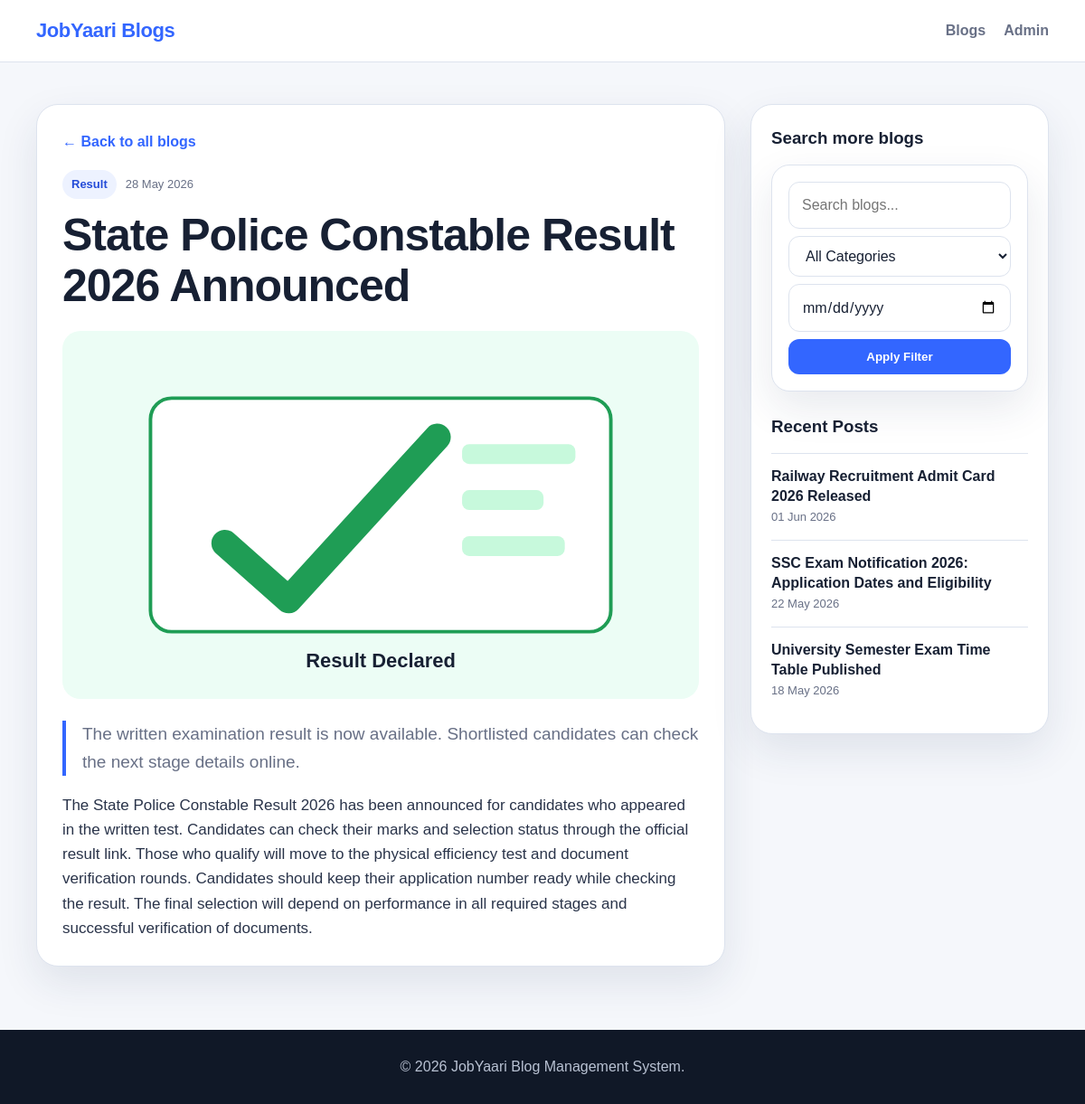
/blog.php?id=2, run on the app's committed database.
### tables this page shows
CREATE TABLE blogs (
    id INT AUTO_INCREMENT PRIMARY KEY,
    title VARCHAR(255) NOT NULL,
    short_description TEXT NULL,
    content LONGTEXT NOT NULL,
    category VARCHAR(100) NOT NULL,
    image_path VARCHAR(255) NULL,
    published_date DATE NOT NULL,
    created_at TIMESTAMP DEFAULT CURRENT_TIMESTAMP,
    updated_at TIMESTAMP DEFAULT CURRENT_TIMESTAMP ON UPDATE CURRENT_TIMESTAMP
);

### config/database.php (called while the page is built, shortened)
<?php
function e($value) {
    return htmlspecialchars((string) $value, ENT_QUOTES, 'UTF-8');
}

### blog.php (the view, shortened to what this page needs)
<?php
require_once __DIR__ . '/config/database.php';
$id = isset($_GET['id']) ? (int) $_GET['id'] : 0;
$stmt = $pdo->prepare("SELECT * FROM blogs WHERE id = :id LIMIT 1");
$stmt->execute([':id' => $id]);
$blog = $stmt->fetch();
$recentStmt = $pdo->prepare("SELECT id, title, published_date FROM blogs WHERE id != :id ORDER BY published_date DESC, id DESC LIMIT 4");
$recentStmt->execute([':id' => $id]);
$recentBlogs = $recentStmt->fetchAll();
?>
<!DOCTYPE html>
<html lang="en">
<head>
    <link rel="stylesheet" href="assets/css/style.css">
</head>
<body>
    <header class="site-header">
        <nav class="navbar container">
            <a class="brand" href="index.php">JobYaari Blogs</a>
            <div class="nav-links">
                <a href="index.php">Blogs</a>
                <a href="admin/login.php">Admin</a>
            </div>
        </nav>
    </header>
    <main class="container detail-layout">
        <?php if (!$blog): ?>
            <section class="empty-state single-empty">
                <h1>Blog not found</h1>
                <p>The blog you are looking for may have been removed.</p>
                <a href="index.php" class="primary-btn">Back to Blogs</a>
            </section>
        <?php else: ?>
            <article class="blog-detail">
                <a href="index.php" class="back-link">← Back to all blogs</a>
                <div class="blog-meta detail-meta">
                    <span class="tag"><?= e($blog['category']) ?></span>
                    <span><?= date('d M Y', strtotime($blog['published_date'])) ?></span>
                </div>
                <h1><?= e($blog['title']) ?></h1>
                <img src="<?= e($blog['image_path'] ?: 'assets/images/blog-default.svg') ?>" alt="<?= e($blog['title']) ?>" class="detail-image">
                <p class="lead-text"><?= e($blog['short_description']) ?></p>
                <div class="content-body">
                    <?= nl2br(e($blog['content'])) ?>
                </div>
            </article>
            <aside class="sidebar-card">
                <h3>Search more blogs</h3>
                <form action="index.php" method="GET" class="sidebar-search">
                    <input type="text" name="search" placeholder="Search blogs...">
                    <select name="category">
                        <option value="">All Categories</option>
                    </select>
                    <input type="date" name="date">
                    <button type="submit" class="primary-btn full-width">Apply Filter</button>
                </form>
                <div class="recent-posts">
                    <h3>Recent Posts</h3>
                    <?php foreach ($recentBlogs as $recent): ?>
                        <a href="blog.php?id=<?= (int) $recent['id'] ?>" class="recent-link">
                            <strong><?= e($recent['title']) ?></strong>
                            <span><?= date('d M Y', strtotime($recent['published_date'])) ?></span>
                        </a>
                    <?php endforeach; ?>
                </div>
            </aside>
        <?php endif; ?>
    </main>
    <footer class="footer">
        <div class="container">
            <p>© <?= date('Y') ?> JobYaari Blog Management System.</p>
        </div>
    </footer>
</body>
</html>

### assets/css/style.css (style rules this page uses)
:root { --bg: #f5f7fb; --card: #ffffff; --text: #172033; --muted: #687086; --primary: #3366ff; --primary-dark: #244cd8; --soft-primary: #edf2ff; --border: #dde3ee; --danger: #e63946; --success: #1f9d55; --shadow: 0 18px 45px rgba(34, 50, 84, 0.10); }
* { box-sizing: border-box; }
body { margin: 0; font-family: Arial, Helvetica, sans-serif; background: var(--bg); color: var(--text); line-height: 1.6; }
a { color: inherit; text-decoration: none; }
img { max-width: 100%; display: block; }
.container { width: min(1120px, calc(100% - 32px)); margin: 0 auto; }
.site-header { background: rgba(255, 255, 255, 0.92); border-bottom: 1px solid var(--border); position: sticky; top: 0; z-index: 10; backdrop-filter: blur(12px); }
.navbar { min-height: 68px; display: flex; align-items: center; justify-content: space-between; gap: 16px; }
.brand { font-size: 22px; font-weight: 800; letter-spacing: -0.4px; color: var(--primary); }
.nav-links { display: flex; align-items: center; gap: 20px; font-weight: 700; color: var(--muted); }
.filter-card, .sidebar-search { background: var(--card); border: 1px solid var(--border); border-radius: 20px; padding: 18px; box-shadow: var(--shadow); }
.field, .sidebar-search { display: flex; flex-direction: column; gap: 8px; }
input, select, textarea { width: 100%; border: 1px solid var(--border); border-radius: 12px; padding: 12px 14px; font: inherit; color: var(--text); background: #fff; outline: none; transition: border-color 0.2s, box-shadow 0.2s; }
.primary-btn, .secondary-btn, .danger-btn, .success-btn { display: inline-flex; align-items: center; justify-content: center; border: 0; border-radius: 12px; padding: 12px 16px; font-weight: 800; cursor: pointer; transition: transform 0.2s, box-shadow 0.2s, background 0.2s; }
.primary-btn { background: var(--primary); color: white; }
.full-width { width: 100%; }
.blog-meta { display: flex; align-items: center; justify-content: space-between; gap: 10px; color: var(--muted); font-size: 13px; margin-bottom: 12px; }
.tag { background: var(--soft-primary); color: var(--primary-dark); padding: 6px 10px; border-radius: 999px; font-weight: 800; }
.read-more, .back-link { color: var(--primary); font-weight: 800; }
.detail-layout { display: grid; grid-template-columns: minmax(0, 1fr) 330px; gap: 28px; padding: 46px 0 70px; }
.blog-detail, .sidebar-card, .auth-card, .admin-card { background: var(--card); border: 1px solid var(--border); border-radius: 24px; box-shadow: var(--shadow); }
.blog-detail { padding: 28px; }
.detail-meta { justify-content: flex-start; margin-top: 18px; }
.blog-detail h1 { font-size: clamp(30px, 5vw, 50px); line-height: 1.12; margin: 0 0 22px; letter-spacing: -1px; }
.detail-image { width: 100%; max-height: 440px; object-fit: cover; border-radius: 20px; margin-bottom: 24px; }
.lead-text { font-size: 19px; color: var(--muted); border-left: 4px solid var(--primary); padding-left: 18px; }
.content-body { font-size: 17px; color: #2a344a; white-space: normal; }
.sidebar-card { height: fit-content; padding: 22px; position: sticky; top: 90px; }
.sidebar-card h3 { margin: 0 0 14px; }
.recent-posts { margin-top: 24px; }
.recent-link { display: block; padding: 14px 0; border-top: 1px solid var(--border); }
.recent-link strong { display: block; line-height: 1.35; }
.recent-link span { display: block; color: var(--muted); font-size: 13px; margin-top: 3px; }
.footer { padding: 28px 0; background: #101827; color: #b9c2d3; text-align: center; }
.footer p { margin: 0; }

### data on the page
blogs: category "Result", published_date "28 May 2026", title "State Police Constable Result 2026 Announced", image_path (picture), short_description "The written examination result is now available. Shortlisted candidates can check the next stage details online.", content "The State Police Constable Result 2026 has been announced for candidates who appeared in the written test. Candidates can check their marks and selection status through the official result link. Those who qualify will move to the physical efficiency test and document verification rounds. Candidates should keep their application number ready while checking the result. The final selection will depend on performance in all required stages and successful verification of documents."
blogs: title "Railway Recruitment Admit Card 2026 Released", published_date "01 Jun 2026"
blogs: title "SSC Exam Notification 2026: Application Dates and Eligibility", published_date "22 May 2026"
blogs: title "University Semester Exam Time Table Published", published_date "18 May 2026"
